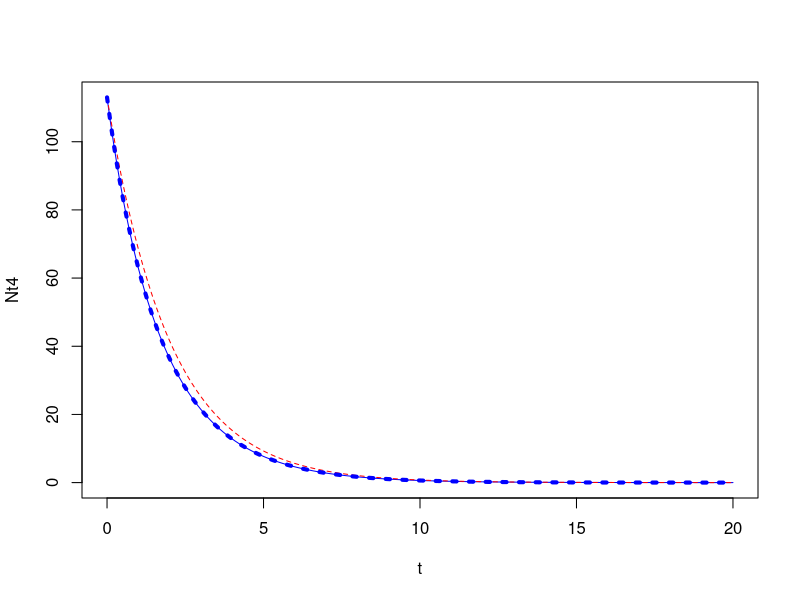

Reproduce this figure in R.
# This is to check that my solution to model4's ODE is correct
# 4 Oct 2011

# model4: dN/dt = -mN - aN^2
# model1: dN/dt = -mN
# note that model4 reduces to model1 when a=0

N0 = 113
m = 0.5
a = 0.001
t = seq(0,20, by=0.1)

Nt4 = m /( (m/N0 + a) * exp(t*m) - a)


plot(Nt4 ~ t, type='l', col='blue')

Nt1 = N0 * exp(-m * t)

points(Nt1 ~ t, type='l', col='red', lty=2)

require(deSolve)

model4 = function(t, x, parms) {
	with( as.list( c(parms, x)), {
		dn.dt = -m*N - a * N^2
		res = dn.dt
		list(res)
	})
}

parms = c(N0 = N0, m = m, a = a)

times = t

start = c(N = N0)

out.model4 = as.data.frame(lsoda(start, times, model4, parms))

points(out.model4$time, out.model4$N, type='l', col='blue', lty=3, lwd=4)

# IT WORKS!!
# red line is model 1
# blue line is model4 using my analytical solution of ODE
# thick blue dashes is model4 solved numerically
# model4 should equal model1 when a=0
